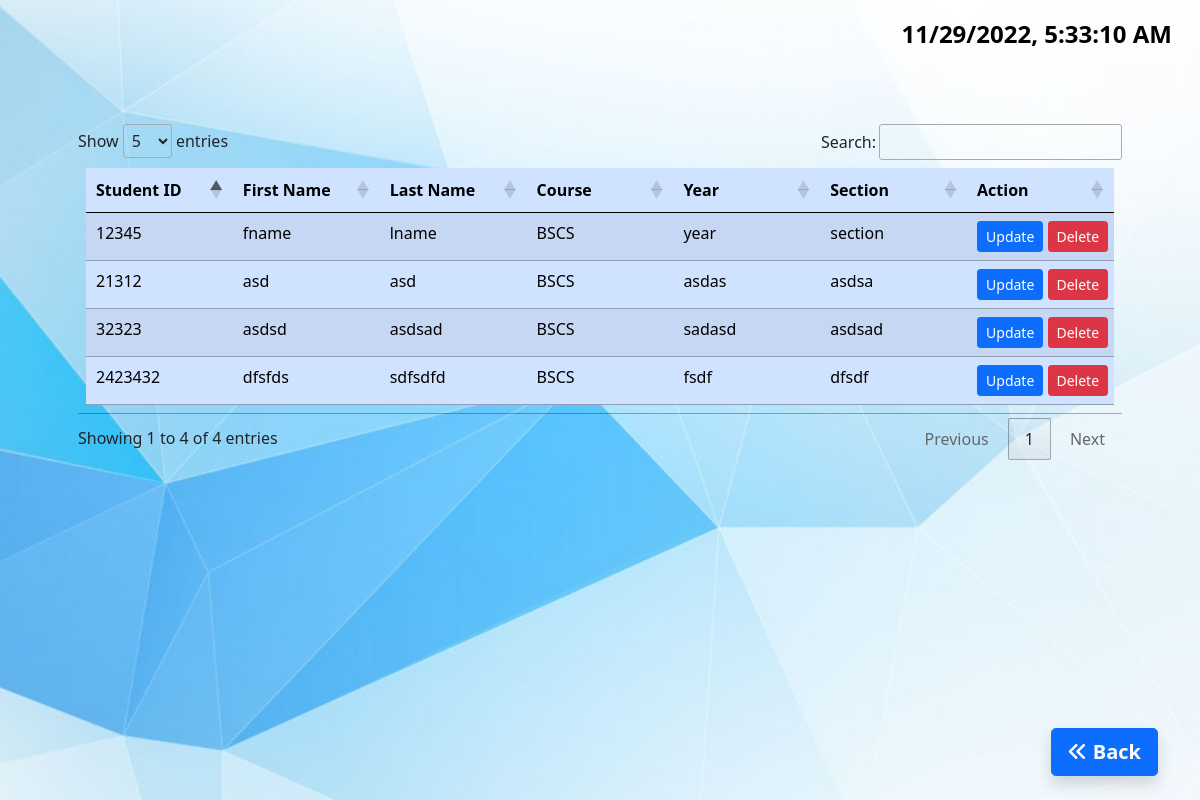
The page /admin/students/students.php (signed in) on the database its author committed.
### tables this page shows
CREATE TABLE `students` (
  `id` int(25) NOT NULL,
  `studentid` bigint(25) NOT NULL,
  `firstname` varchar(255) NOT NULL,
  `lastname` varchar(255) NOT NULL,
  `address` varchar(255) NOT NULL,
  `contact` int(25) NOT NULL,
  `birthday` varchar(255) NOT NULL,
  `email` mediumtext NOT NULL,
  `course` varchar(255) NOT NULL,
  `year` varchar(255) NOT NULL,
  `section` varchar(255) NOT NULL
);

### admin/students/students.php (the view, shortened to what this page needs)
<?php
include '../../config.php';
?>
<!DOCTYPE html>
<html lang="en">
<body>
  <?php
    include("../header.php");
  ?>
  <div class="container p-5">
  <form action="" method="POST">
      <div class="col-md pt-2">
        <table class="table table-striped table-primary table-hover p-2" id="table">
          <thead>
            <tr>
              <th scope="col">Student ID</th>
              <th scope="col">First Name</th>
              <th scope="col">Last Name</th>
              <th scope="col">Course</th>
              <th scope="col">Year</th>
              <th scope="col">Section</th>
              <th scope="col">Action</th>
            </tr>
          </thead>
          <tbody>
            <?php
            $sql = "SELECT * FROM students";
            $result = mysqli_query($conn, $sql);
            if ($result->num_rows > 0) {
              while ($row = mysqli_fetch_array($result)) {
                echo "<tr>";
                echo "<td>".$row['studentid']."</td>";
                echo "<td>".$row['firstname']."</td>";
                echo "<td>".$row['lastname']."</td>";
                echo "<td>".$row['course']."</td>";
                echo "<td>".$row['year']."</td>";
                echo "<td>".$row['section']."</td>";
                echo '<td>
                <button type="button" class="btn btn-primary btn-sm" data-bs-toggle="modal" data-bs-target="#studentUpdate'.$row['studentid'].'"> Update</button>
                <button type="button" class="btn btn-danger btn-sm" data-bs-toggle="modal" data-bs-target="#studentDelete'.$row['studentid'].'"> Delete</button>
                </td>';
                echo "</tr>";
              }
            }
            ?>
          </tbody>
        </table>
      </div>
    </form>
  </div>
  <?php
    include '../footer.php';
  ?>
</body>
</html>

### assets/css/style.css (style rules this page uses)
html, body { height: 100%; overflow:hidden; }
body { background: url(../images/temp.jpg) center/cover no-repeat; margin: 0; justify-content: center; font-family: Verdana, sans-serif; overflow-x: hidden; overflow-y: scroll; animation: fadeInAnimation ease 1s; animation-iteration-count: 1; animation-fill-mode: forwards; }
table { table-layout:fixed; }
table tr { height:1em; }
td { overflow:hidden; white-space:nowrap; }

### rows shown on the page
students: studentid "21312", firstname "asd", lastname "asd", course "BSCS", year "asdas", section "asdsa"
students: studentid "12345", firstname "fname", lastname "lname", course "BSCS", year "year", section "section"
students: studentid "32323", firstname "asdsd", lastname "asdsad", course "BSCS", year "sadasd", section "asdsad"
students: studentid "2423432", firstname "dfsfds", lastname "sdfsdfd", course "BSCS", year "fsdf", section "dfsdf"
